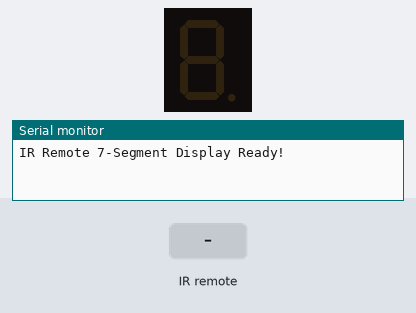
A sketch run on a simulated Arduino Uno, built with avr-gcc and run on an emulated ATmega328P. On the bench: 1-digit seven-segment display, the last lines printed to the serial monitor. Wiring (inferred from the names in the program): 1-digit 7-segment display, segments lit when HIGH: segments pin 2, pin 3, pin 4, pin 5, pin 6, pin 7, pin 8. Inputs (shaded band) come from the test bench. The segment pins are drawn as the display they are named for.

Above: at 1.2 s.
1.3 s: infrared code 0xE916FF00 received
At 2.5 s:
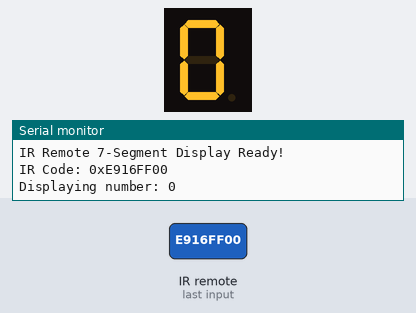
2.8 s: infrared code 0xF30CFF00 received
At 3.8 s:
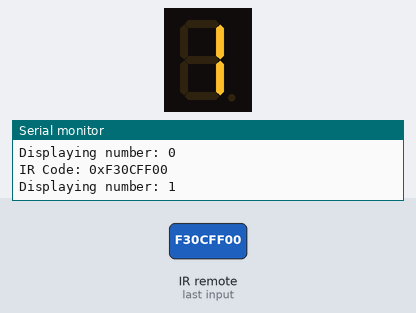
4.3 s: infrared code 0xA15EFF00 received
At 4.9 s:
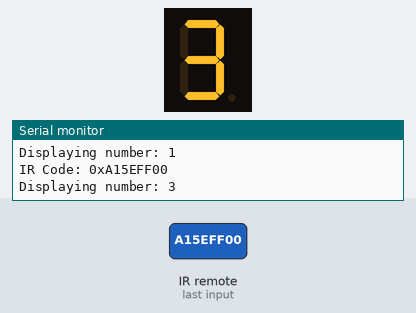
5.8 s: infrared code 0xF708FF00 received
At 6.1 s:
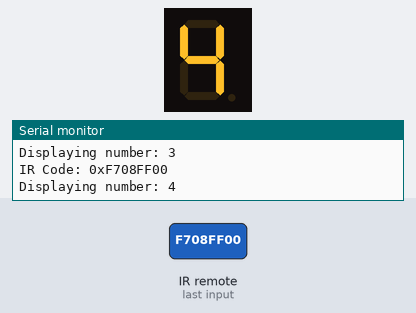
7.3 s: infrared code 0xE31CFF00 received
At 8.4 s:
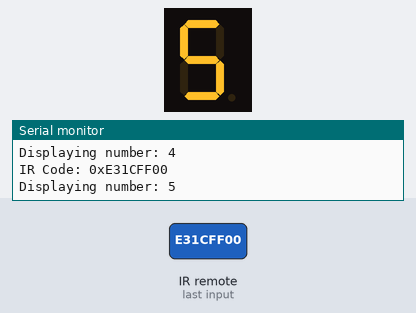
8.8 s: infrared code 0xA55AFF00 received
At 9.6 s:
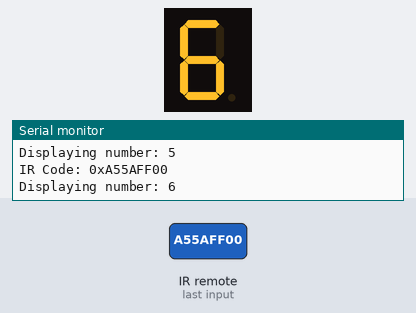
Timing chart, 0 to 11.3 s (numbered marks = the images above; inputs shaded):
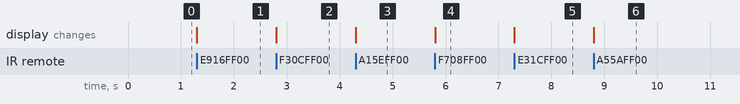

Measured:
- after the input at 1.3 s, the display: changes at once (image 1)
- after the input at 2.8 s, the display: changes at once (image 2)
- after the input at 4.3 s, the display: changes at once (image 3)
- after the input at 5.8 s, the display: changes at once (image 4)
- after the input at 7.3 s, the display: changes at once (image 5)
- after the input at 8.8 s, the display: changes at once (image 6)

The sketch:

version1.ino
```cpp
#include <IRremote.h>

// IR Receiver pin
const int RECV_PIN = 11;
IRrecv irrecv(RECV_PIN);

// 7-segment display pins (segments a, b, c, d, e, f, g)
const int segA = 2;
const int segB = 3;
const int segC = 4;
const int segD = 5;
const int segE = 6;
const int segF = 7;
const int segG = 8;

// Segment patterns for digits 0-9 (Common Cathode: HIGH = on, LOW = off)
const byte digits[10][7] = {
  // a, b, c, d, e, f, g
  {1, 1, 1, 1, 1, 1, 0}, // 0
  {0, 1, 1, 0, 0, 0, 0}, // 1
  {1, 1, 0, 1, 1, 0, 1}, // 2
  {1, 1, 1, 1, 0, 0, 1}, // 3
  {0, 1, 1, 0, 0, 1, 1}, // 4
  {1, 0, 1, 1, 0, 1, 1}, // 5
  {1, 0, 1, 1, 1, 1, 1}, // 6
  {1, 1, 1, 0, 0, 0, 0}, // 7
  {1, 1, 1, 1, 1, 1, 1}, // 8
  {1, 1, 1, 1, 0, 1, 1}  // 9
};

void setup() {
  Serial.begin(9600);
  irrecv.enableIRIn();  // Start the receiver

  // Setup segment pins as outputs
  pinMode(segA, OUTPUT);
  pinMode(segB, OUTPUT);
  pinMode(segC, OUTPUT);
  pinMode(segD, OUTPUT);
  pinMode(segE, OUTPUT);
  pinMode(segF, OUTPUT);
  pinMode(segG, OUTPUT);

  // Clear display on startup
  clearDisplay();
  Serial.println("IR Remote 7-Segment Display Ready!");
}

void loop() {
  if (irrecv.decode()) {
    Serial.print("IR Code: 0x");
    Serial.println(irrecv.decodedIRData.decodedRawData, HEX);

    // Map IR code to number
    int number = mapIRCodeToNumber(irrecv.decodedIRData.decodedRawData);

    if (number >= 0 && number <= 9) {
      Serial.print("Displaying number: ");
      Serial.println(number);
      displayDigit(number);
    } else if (number == -2) {
      Serial.println("Repeat signal - ignoring");
    } else {
      Serial.println("Unknown button - clearing display");
      clearDisplay();
    }

    irrecv.resume();  // Receive the next value
  }
}

// Map your specific IR codes to numbers
int mapIRCodeToNumber(long int code) {
  switch(code) {
    case 0xE916FF00: return 0;
    case 0xF30CFF00: return 1;
    case 0xE718FF00: return 2;
    case 0xA15EFF00: return 3;
    case 0xF708FF00: return 4;
    case 0xE31CFF00: return 5;
    case 0xA55AFF00: return 6;
    case 0xBD42FF00: return 7;
    case 0xAD52FF00: return 8;
    case 0xB54AFF00: return 9;
    case 0x0: return -2; // Repeat signal
    default: return -1; // Unknown code
  }
}

// Display a digit on the 7-segment display
void displayDigit(int num) {
  if (num >= 0 && num <= 9) {
    digitalWrite(segA, digits[num][0]);
    digitalWrite(segB, digits[num][1]);
    digitalWrite(segC, digits[num][2]);
    digitalWrite(segD, digits[num][3]);
    digitalWrite(segE, digits[num][4]);
    digitalWrite(segF, digits[num][5]);
    digitalWrite(segG, digits[num][6]);
  }
}

// Clear the display (turn off all segments)
void clearDisplay() {
  digitalWrite(segA, LOW);
  digitalWrite(segB, LOW);
  digitalWrite(segC, LOW);
  digitalWrite(segD, LOW);
  digitalWrite(segE, LOW);
  digitalWrite(segF, LOW);
  digitalWrite(segG, LOW);
}
```
